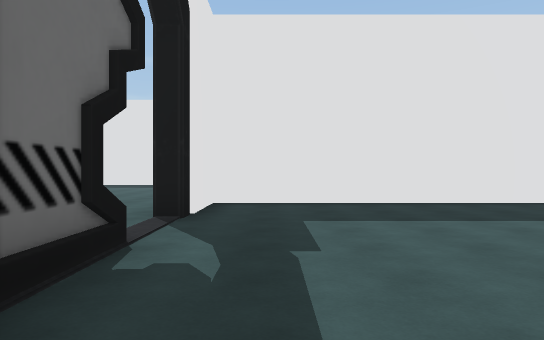
View 1 (above)

24 first-person views from a walk through a scene from a Unity 3-D project. The camera is 1.4 m above the floor, looks level and sees 70° across. The floor is counted in squares, 2 m on a side. Each view is taken from the middle of a square. On the plan, view 1 faces up. The plan holds only what a view shows up to about 11 squares ahead; the rest is blank. The place goes on beyond the plan. The player is left out. Some animated figures are not drawn.

View 2
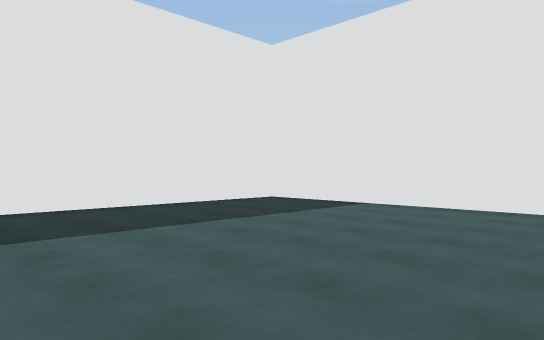

View 3
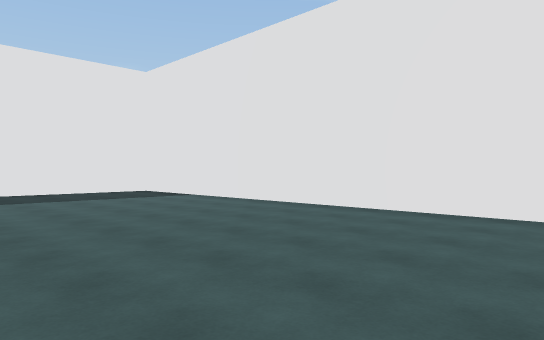

View 4
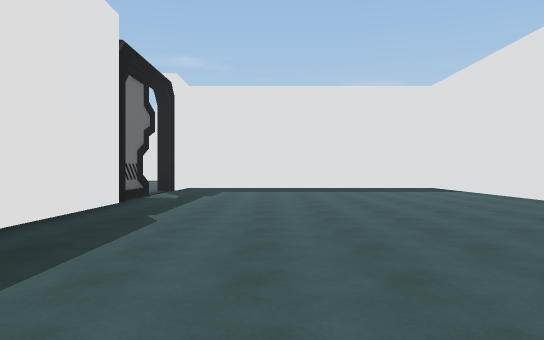

View 5
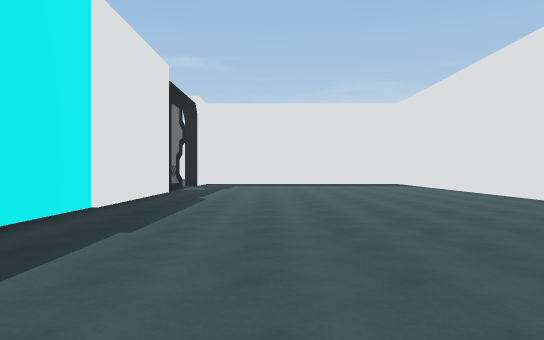

View 6
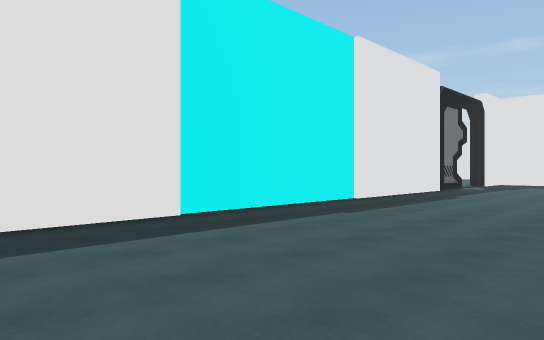

View 7
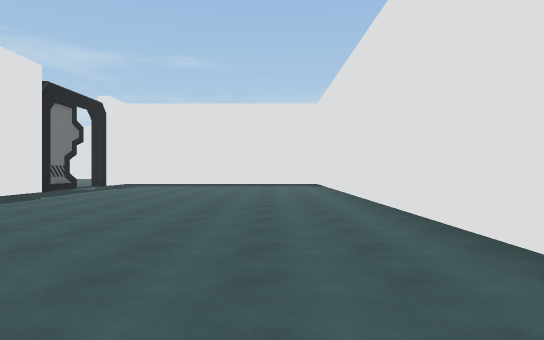

View 8
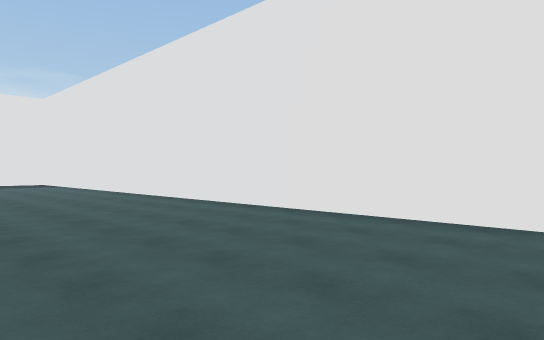

View 9
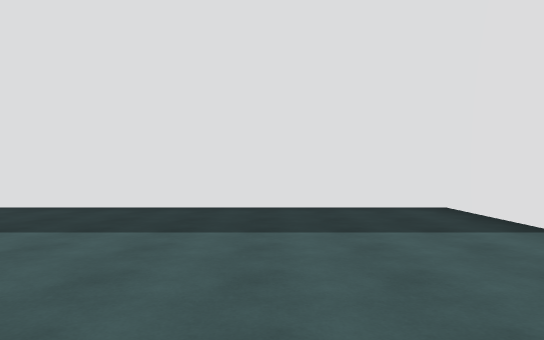

View 10
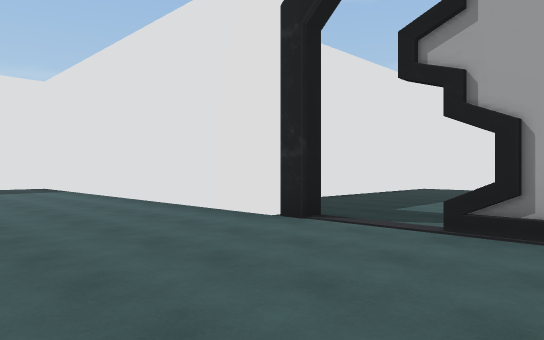

View 11
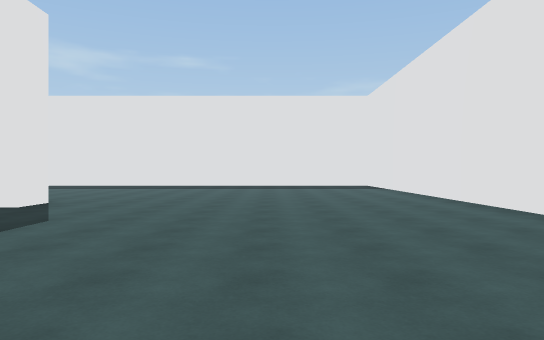

View 12
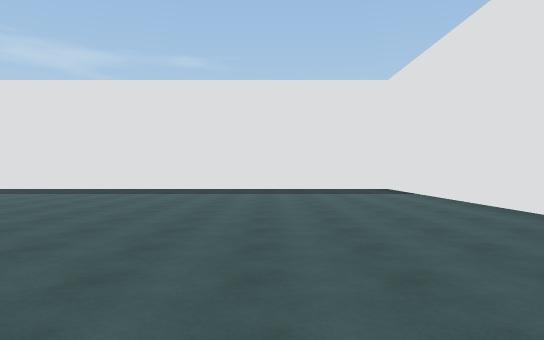

View 13
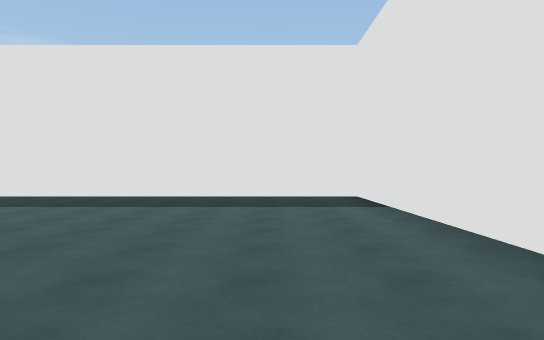

View 14
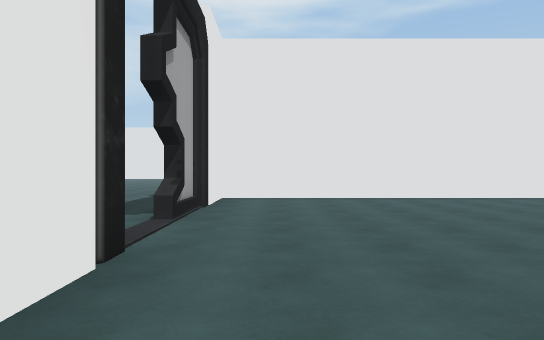

View 15
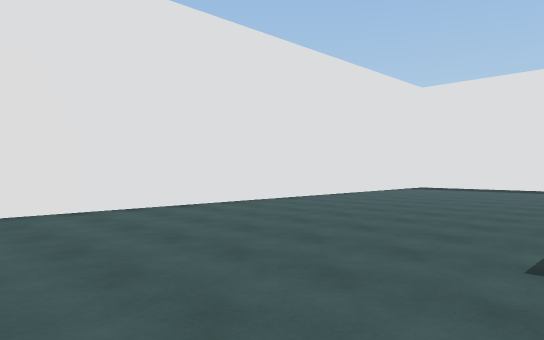

View 16
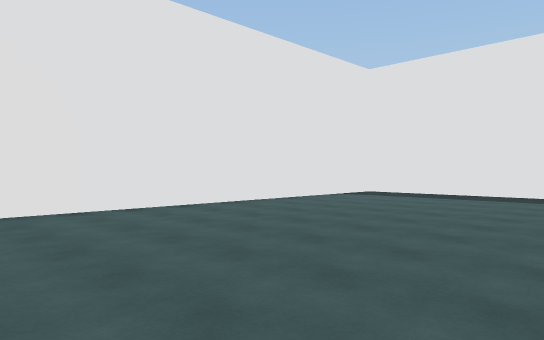

View 17
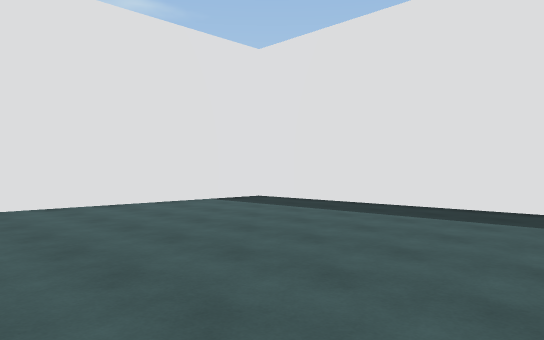

View 18
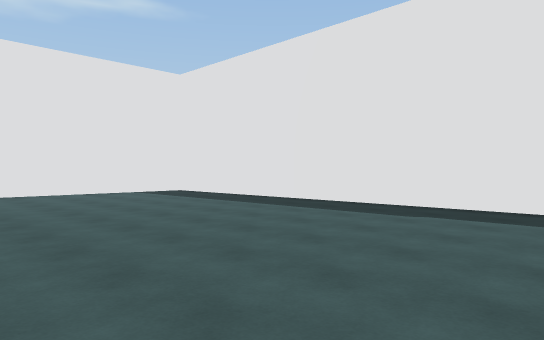

View 19
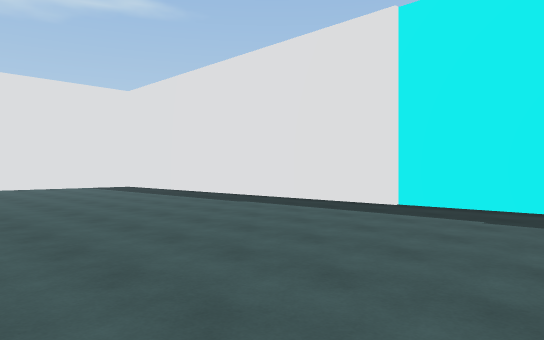

View 20
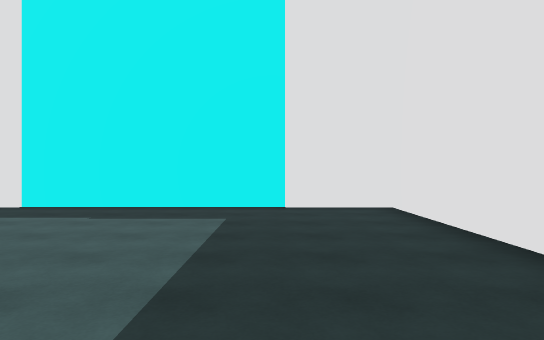

View 21
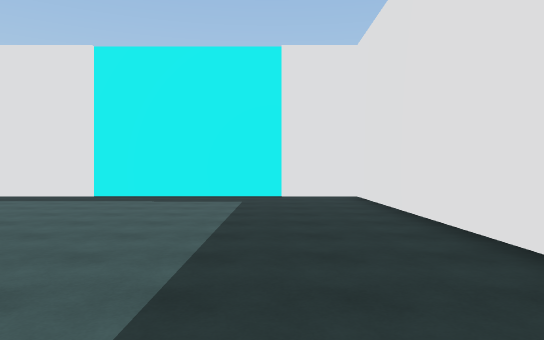

View 22
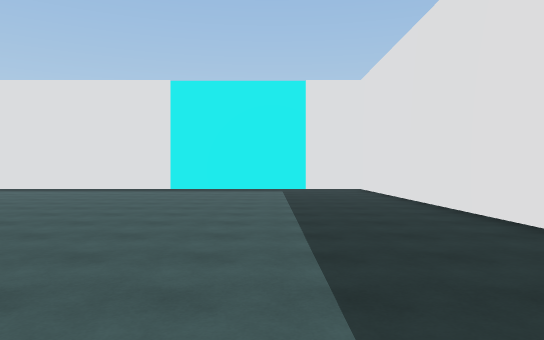

View 23
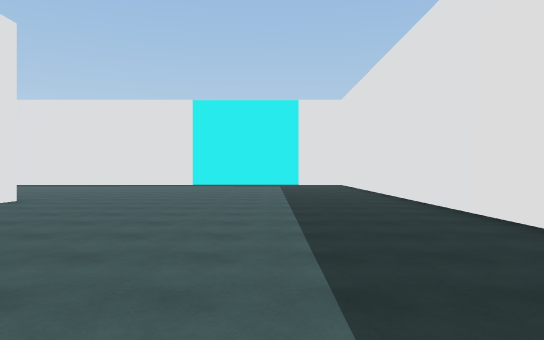

View 24
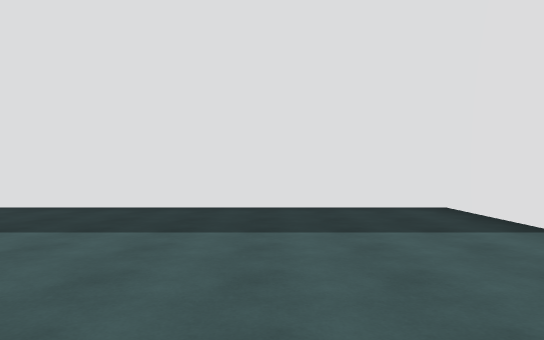

### Floor plan
Points are (right, up) in squares from view 1. A wall is a line through its corners. A room is listed if a view was taken in it or the views show most of it. See-through windows are left out.
Room 1 (views 1, 2, 3, 4, 5, 6, 7, 8, 9)
walls: (-1.2, 1.8) (-1.2, -11.1); (-1.5, 3.5) (-1.5, 2); (-1.2, 3.8) (-1.2, 1.9); (8.3, -11.1) (8.3, 8.2) (-1.2, 8.2) (-1.2, 5.6)
low walls: (-1.3, 3.5) (-1.5, 2.8)
ways out: opening at (-1, 4.5) to room 2
Room 2 (views 10, 11, 12, 13, 14, 15, 16, 17, 18, 19, 20, 21, 22, 23, 24)
walls: (-11.8, 9.3) (-11.1, 9.3); (-10.7, 9.2) (-10.7, 8.2) (-11.1, 8.2); (-1.2, 5.6) (-1.7, 5.6) (-1.7, 18.3) (-21.3, 18.3) (-21.3, -0.7) (-1.7, -0.7) (-1.7, 1.9); (-1.7, 2.9) (-1.7, 3.8); (-1.6, 2) (-1.6, 3.4)
low walls: (-1.5, 2.8) (-1.7, 3.4)
ways out: opening at (-1, 4.5) to room 1

Where each view was taken, in squares from view 1:
view 1: 0 up, 0 right, facing up
view 2: 1 up, 1 right, facing up-right
view 3: 4 down, 2 right, facing up-right
view 4: 7 down, 2 right, facing up
view 5: 11 down, 2 right, facing up
view 6: 12 down, 4 right, facing up-left
view 7: 11 down, 6 right, facing up
view 8: 12 down, 3 right, facing up-right
view 9: 1 up, 5 right, facing up
view 10: 2 up, 6 left, facing up-right
view 11: 1 up, 6 left, facing up
view 12: 4 up, 6 left, facing up
view 13: 8 up, 4 left, facing up
view 14: 9 up, 3 left, facing down
view 15: 6 up, 6 left, facing down-left
view 16: 6 up, 10 left, facing down-left
view 17: 7 up, 14 left, facing down-left
view 18: 11 up, 14 left, facing down-left
view 19: 15 up, 14 left, facing down-left
view 20: 16 up, 14 left, facing left
view 21: 16 up, 11 left, facing left
view 22: 15 up, 7 left, facing left
view 23: 15 up, 3 left, facing left
view 24: 11 up, 5 left, facing up
